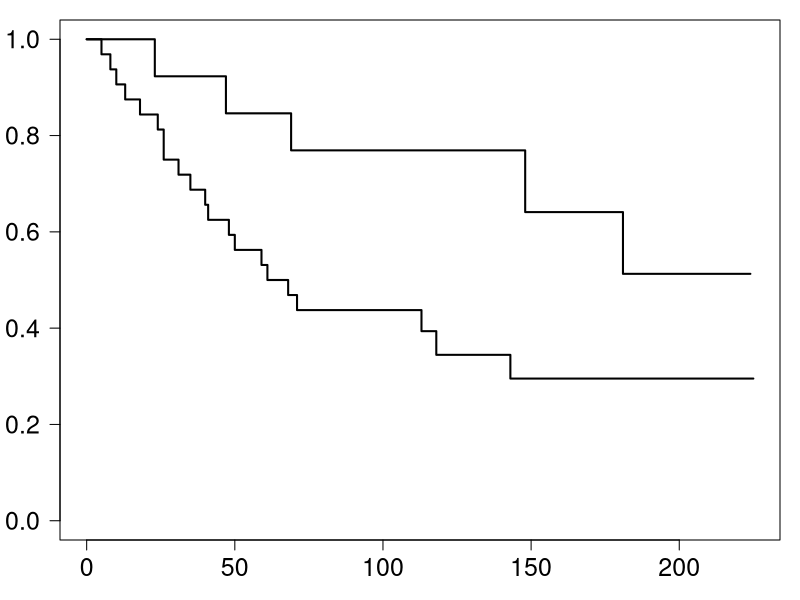
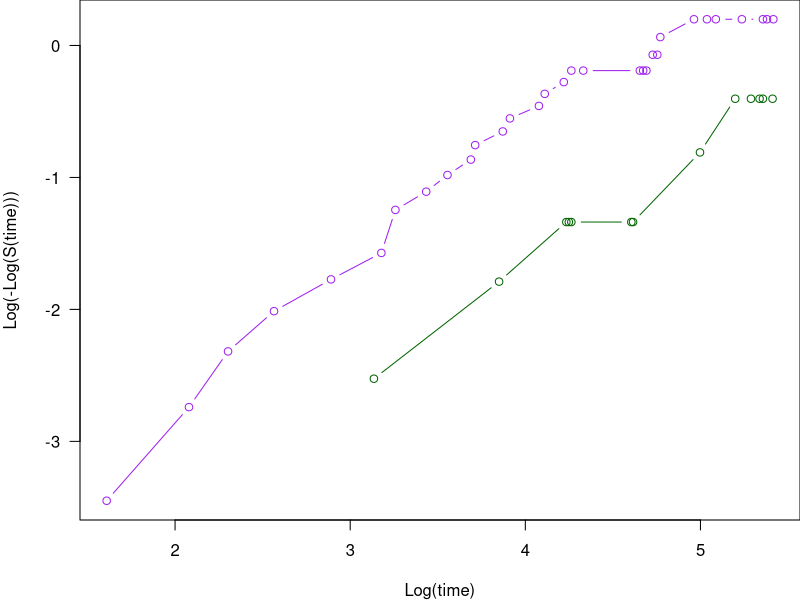
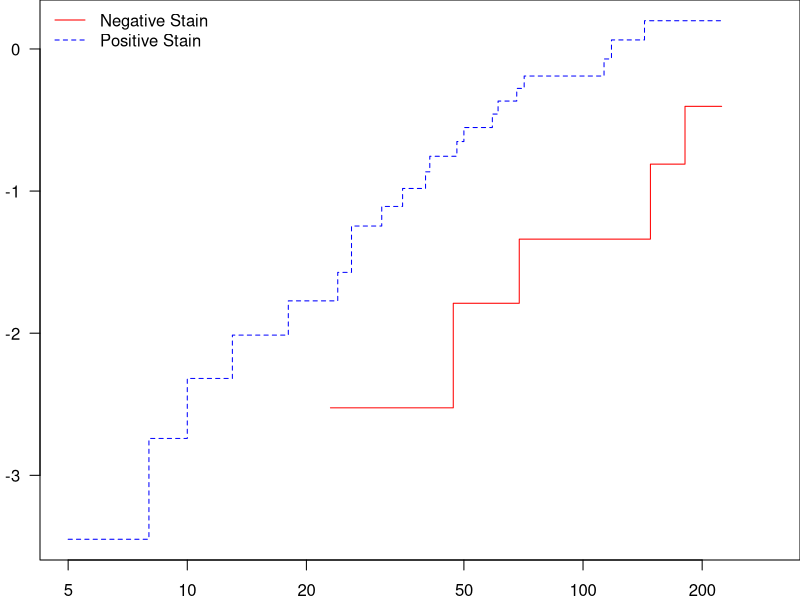

The R script that drew these images, in order:
#######
## Breast Cancer
bcancer=read.csv("survival.csv")

head(bcancer)
tail(bcancer)
# status is a "non-censored" indicator. 
#0 if the person is right censored, 
# 1 if it is uncensored

# group is for staining status: positive (P) or negative (N) staining 

library(survival)
cancer.km <- survfit(Surv(time, status) ~ group, data = bcancer)  # fit KM estimator for the survival function
cancer.km
summary(cancer.km)
# ? summary.survfit


par()$las # las is 0 by default, control axis label style

# las = 1 adjusts to horizontal axis labels, even for the y-axis
orig_par <- par(mar = c(3, 3, 1, 1), las = 1)   # this will assign new graphical parameter setting, but also store the original graphical parameters to be retrieved later
par()$las # las has been changed to 1
orig_par$las # orig_par$las stores the original las value
orig_par$mar  # orig_par$las stores the original mar value
par()$las # current las value
par()$mar # current mar value

# plot KM survival curves for the two groups
plot(cancer.km, lwd=2, cex.axis=1.5)
par(orig_par)  # set the graphical parameters back to the original



# check Weibull suitability
opar <- par(mar = c(4, 4, 0, 0), las = 1)
negative <- bcancer$group == "N"
positive <- bcancer$group == "P"
# set the scene by no plotting first, with type = "n"
plot(log(cancer.km$time), log(-log(cancer.km$surv)), 
     type = "n", xlab = "Log(time)", ylab = "Log(-Log(S(time)))")
# plot the negative group
lines(log(cancer.km$time[negative]), log(-log(cancer.km$surv[negative])), 
      col = "darkgreen", type = "b")
# plot the positive group
lines(log(cancer.km$time[positive]), log(-log(cancer.km$surv[positive])),
      col = "purple", type = "b")
par(opar) # restores original graphical parameter setting
par()$las # current las value
par()$mar # current mar value


# check PH assumption
# plot transformed survival curve
opar <- par(mar = c(2, 2, 0, 0), las = 1)
help(plot.survfit)
# create a cloglog survival curve 
# plot(cancer.km, lty = 1:2, col = c("Red", "Blue"), xlim = c(5, 300))
plot(cancer.km, fun = "cloglog", lty = 1:2, col = c("Red", "Blue"), xlim = c(5, 300))
legend("topleft", legend = c("Negative Stain", "Positive Stain"), 
       lty = 1:2, col = c("Red", "Blue"), bty = "n")
par(opar)












########################
# exponential regression


# (a)
cancer.exp <- survreg(Surv(time, status) ~ group, data = bcancer, dist = "exponential")
summary(cancer.exp)

# wald test
wald_stat <- cancer.exp$coeff[2]/sqrt(cancer.exp$var[2, 2])
2*pnorm( - abs( wald_stat)) # p-value

# LR test
lr_stat <- -2*(cancer.exp$loglik[1] -  cancer.exp$loglik[2])
pchisq(q = lr_stat, df = 1, lower.tail = FALSE)  # p-value

# (b) 
exp(-cancer.exp$coef[1])
#(Intercept) 
#0.003026634
exp(-sum(cancer.exp$coef))  
#[1] 0.007838746


# (c)
sum(bcancer$status[bcancer$group=="N"])/sum(bcancer$time[bcancer$group=="N"])  # MLE of lambda for group "N" using the formula
#[1] 0.003026634
sum(bcancer$status[bcancer$group=="P"])/sum(bcancer$time[bcancer$group=="P"]) # MLE of lambda  for group "P" using the formula
#[1] 0.007838746

## (d)  compute CI using delta method
beta = cancer.exp$coeff[2]
var_beta = (cancer.exp$var)[2, 2]
var_delta = (exp(-beta))^2*var_beta
# CI upper bound
exp(-beta) + qnorm(0.975)*sqrt(var_delta) 
exp(-beta) - qnorm(0.975)*sqrt(var_delta) 
# the lower bound doesn't cross to the -ve number region, which is lucky 


## one can also compute the CI using the fact that exp(-x) is a monotone transformation
exp(-(beta- qnorm(0.975)*sqrt(var_beta)))
exp(-(beta + qnorm(0.975)*sqrt(var_beta)))
# This guarantees that the lower bound doesn't cross to the -ve number region

#######################
# weibull regression
cancer.wbl <- survreg(Surv(time, status) ~ group, data = bcancer, dist = "weibull")
summary(cancer.wbl)
cancer.wbl$coef
cancer.wbl$scale
cancer.wbl$var


#(a)
lambda_n = exp(-cancer.wbl$coef[1])

lambda_p = exp(-sum(cancer.wbl$coef))

alpha = 1/cancer.wbl$scale

S_n_100 = exp(- ( lambda_n*100)^alpha)
S_p_100 = exp(- (lambda_p*100)^alpha)  
lambda_n
lambda_p
alpha
S_n_100
S_p_100

#(b)

hazard_ratio = (lambda_p/lambda_n)^alpha

hazard_ratio
# (c) details to be added
## Wald
log(cancer.wbl$scale)/sqrt(cancer.wbl$var[3,3])
  
#The p-value is 
2*pnorm(- abs(log(cancer.wbl$scale)/sqrt(cancer.wbl$var[3,3])) )  

## LR
2*(cancer.wbl$loglik[2] - cancer.exp$loglik[2])

qchisq(.95,  df = 1)
pchisq(2*(cancer.wbl$loglik[2] - cancer.exp$loglik[2]),  df = 1, lower.tail = FALSE)
